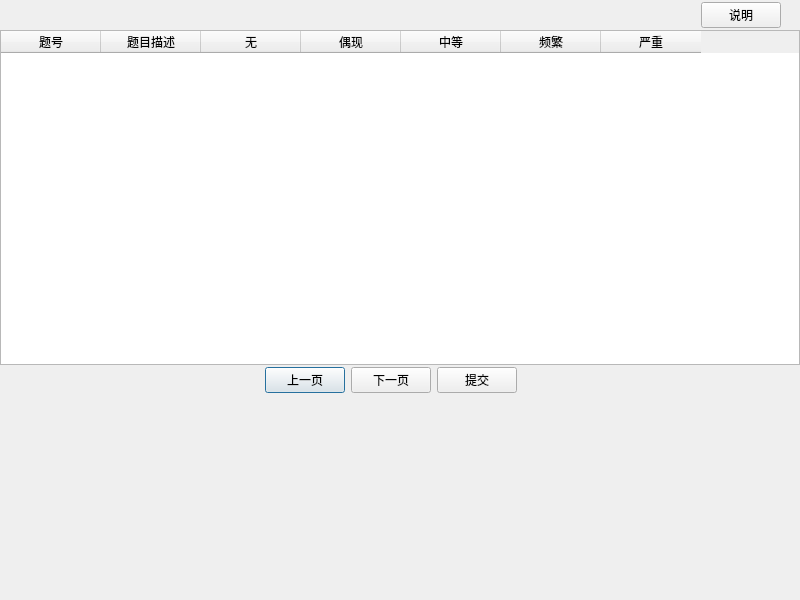
<?xml version="1.0" encoding="UTF-8"?>
<ui version="4.0">
 <class>SCL_90</class>
 <widget class="QDialog" name="SCL_90">
  <property name="geometry">
   <rect>
    <x>0</x>
    <y>0</y>
    <width>800</width>
    <height>600</height>
   </rect>
  </property>
  <property name="windowTitle">
   <string>Dialog</string>
  </property>
  <widget class="QStackedWidget" name="stackedWidget">
   <property name="geometry">
    <rect>
     <x>-10</x>
     <y>0</y>
     <width>811</width>
     <height>591</height>
    </rect>
   </property>
   <property name="currentIndex">
    <number>0</number>
   </property>
   <widget class="QWidget" name="page">
    <widget class="QWidget" name="horizontalLayoutWidget_3">
     <property name="geometry">
      <rect>
       <x>10</x>
       <y>440</y>
       <width>781</width>
       <height>41</height>
      </rect>
     </property>
     <layout class="QHBoxLayout" name="horizontalLayout_3">
      <item>
       <spacer name="horizontalSpacer_5">
        <property name="orientation">
         <enum>Qt::Orientation::Horizontal</enum>
        </property>
        <property name="sizeHint" stdset="0">
         <size>
          <width>40</width>
          <height>20</height>
         </size>
        </property>
       </spacer>
      </item>
      <item>
       <widget class="QLabel" name="hint">
        <property name="text">
         <string/>
        </property>
       </widget>
      </item>
      <item>
       <spacer name="horizontalSpacer_4">
        <property name="orientation">
         <enum>Qt::Orientation::Horizontal</enum>
        </property>
        <property name="sizeHint" stdset="0">
         <size>
          <width>40</width>
          <height>20</height>
         </size>
        </property>
       </spacer>
      </item>
     </layout>
    </widget>
    <widget class="QWidget" name="horizontalLayoutWidget_2">
     <property name="geometry">
      <rect>
       <x>10</x>
       <y>360</y>
       <width>781</width>
       <height>41</height>
      </rect>
     </property>
     <layout class="QHBoxLayout" name="horizontalLayout_2">
      <item>
       <spacer name="horizontalSpacer_2">
        <property name="orientation">
         <enum>Qt::Orientation::Horizontal</enum>
        </property>
        <property name="sizeHint" stdset="0">
         <size>
          <width>40</width>
          <height>20</height>
         </size>
        </property>
       </spacer>
      </item>
      <item>
       <widget class="QPushButton" name="prePage">
        <property name="text">
         <string>上一页</string>
        </property>
       </widget>
      </item>
      <item>
       <widget class="QPushButton" name="nextPage">
        <property name="text">
         <string>下一页</string>
        </property>
       </widget>
      </item>
      <item>
       <widget class="QPushButton" name="submit">
        <property name="text">
         <string>提交</string>
        </property>
       </widget>
      </item>
      <item>
       <spacer name="horizontalSpacer_3">
        <property name="orientation">
         <enum>Qt::Orientation::Horizontal</enum>
        </property>
        <property name="sizeHint" stdset="0">
         <size>
          <width>40</width>
          <height>20</height>
         </size>
        </property>
       </spacer>
      </item>
     </layout>
    </widget>
    <widget class="QTableWidget" name="Main_table">
     <property name="geometry">
      <rect>
       <x>10</x>
       <y>30</y>
       <width>800</width>
       <height>335</height>
      </rect>
     </property>
     <property name="font">
      <font>
       <pointsize>9</pointsize>
      </font>
     </property>
     <property name="styleSheet">
      <string notr="true">selection-background-color: rgb(200, 200, 200);
alternate-background-color: rgb(210, 239, 255);</string>
     </property>
     <property name="editTriggers">
      <set>QAbstractItemView::EditTrigger::NoEditTriggers</set>
     </property>
     <property name="rowCount">
      <number>0</number>
     </property>
     <attribute name="verticalHeaderVisible">
      <bool>false</bool>
     </attribute>
     <column>
      <property name="text">
       <string>题号</string>
      </property>
     </column>
     <column>
      <property name="text">
       <string>题目描述</string>
      </property>
     </column>
     <column>
      <property name="text">
       <string>无</string>
      </property>
     </column>
     <column>
      <property name="text">
       <string>偶现</string>
      </property>
     </column>
     <column>
      <property name="text">
       <string>中等</string>
      </property>
     </column>
     <column>
      <property name="text">
       <string>频繁</string>
      </property>
     </column>
     <column>
      <property name="text">
       <string>严重</string>
      </property>
     </column>
    </widget>
    <widget class="QWidget" name="horizontalLayoutWidget">
     <property name="geometry">
      <rect>
       <x>10</x>
       <y>0</y>
       <width>781</width>
       <height>31</height>
      </rect>
     </property>
     <layout class="QHBoxLayout" name="horizontalLayout">
      <item>
       <spacer name="horizontalSpacer">
        <property name="orientation">
         <enum>Qt::Orientation::Horizontal</enum>
        </property>
        <property name="sizeHint" stdset="0">
         <size>
          <width>40</width>
          <height>20</height>
         </size>
        </property>
       </spacer>
      </item>
      <item>
       <widget class="QPushButton" name="pushButton_3">
        <property name="text">
         <string>说明</string>
        </property>
       </widget>
      </item>
     </layout>
    </widget>
    <widget class="QWidget" name="horizontalLayoutWidget_4">
     <property name="geometry">
      <rect>
       <x>10</x>
       <y>400</y>
       <width>781</width>
       <height>41</height>
      </rect>
     </property>
     <layout class="QHBoxLayout" name="horizontalLayout_4">
      <item>
       <spacer name="horizontalSpacer_6">
        <property name="orientation">
         <enum>Qt::Orientation::Horizontal</enum>
        </property>
        <property name="sizeHint" stdset="0">
         <size>
          <width>40</width>
          <height>20</height>
         </size>
        </property>
       </spacer>
      </item>
      <item>
       <widget class="QLabel" name="pageHint">
        <property name="text">
         <string/>
        </property>
       </widget>
      </item>
      <item>
       <spacer name="horizontalSpacer_7">
        <property name="orientation">
         <enum>Qt::Orientation::Horizontal</enum>
        </property>
        <property name="sizeHint" stdset="0">
         <size>
          <width>40</width>
          <height>20</height>
         </size>
        </property>
       </spacer>
      </item>
     </layout>
    </widget>
   </widget>
   <widget class="QWidget" name="page_2">
    <widget class="QWidget" name="horizontalLayoutWidget_7">
     <property name="geometry">
      <rect>
       <x>20</x>
       <y>10</y>
       <width>771</width>
       <height>151</height>
      </rect>
     </property>
     <layout class="QHBoxLayout" name="horizontalLayout_7">
      <item>
       <layout class="QVBoxLayout" name="verticalLayout_2">
        <item>
         <widget class="QLabel" name="label">
          <property name="font">
           <font>
            <pointsize>18</pointsize>
           </font>
          </property>
          <property name="text">
           <string>总项目数        90</string>
          </property>
          <property name="alignment">
           <set>Qt::AlignmentFlag::AlignCenter</set>
          </property>
         </widget>
        </item>
        <item>
         <layout class="QHBoxLayout" name="horizontalLayout_11">
          <item>
           <widget class="QLabel" name="label_7">
            <property name="font">
             <font>
              <pointsize>11</pointsize>
             </font>
            </property>
            <property name="text">
             <string>总分</string>
            </property>
            <property name="alignment">
             <set>Qt::AlignmentFlag::AlignCenter</set>
            </property>
           </widget>
          </item>
          <item>
           <widget class="QLabel" name="sum">
            <property name="font">
             <font>
              <pointsize>13</pointsize>
             </font>
            </property>
            <property name="text">
             <string>0</string>
            </property>
            <property name="alignment">
             <set>Qt::AlignmentFlag::AlignCenter</set>
            </property>
           </widget>
          </item>
         </layout>
        </item>
        <item>
         <layout class="QHBoxLayout" name="horizontalLayout_12">
          <item>
           <widget class="QLabel" name="label_8">
            <property name="font">
             <font>
              <pointsize>11</pointsize>
             </font>
            </property>
            <property name="text">
             <string>均分</string>
            </property>
            <property name="alignment">
             <set>Qt::AlignmentFlag::AlignCenter</set>
            </property>
           </widget>
          </item>
          <item>
           <widget class="QLabel" name="avr">
            <property name="font">
             <font>
              <pointsize>13</pointsize>
             </font>
            </property>
            <property name="text">
             <string>0</string>
            </property>
            <property name="alignment">
             <set>Qt::AlignmentFlag::AlignCenter</set>
            </property>
           </widget>
          </item>
         </layout>
        </item>
       </layout>
      </item>
      <item>
       <layout class="QHBoxLayout" name="horizontalLayout_5">
        <item>
         <layout class="QVBoxLayout" name="verticalLayout">
          <item>
           <layout class="QHBoxLayout" name="horizontalLayout_8">
            <item>
             <widget class="QLabel" name="label_4">
              <property name="font">
               <font>
                <pointsize>11</pointsize>
               </font>
              </property>
              <property name="text">
               <string>阴性项目数</string>
              </property>
              <property name="alignment">
               <set>Qt::AlignmentFlag::AlignCenter</set>
              </property>
             </widget>
            </item>
            <item>
             <widget class="QLabel" name="negative_count">
              <property name="font">
               <font>
                <pointsize>13</pointsize>
               </font>
              </property>
              <property name="text">
               <string>0</string>
              </property>
              <property name="alignment">
               <set>Qt::AlignmentFlag::AlignCenter</set>
              </property>
             </widget>
            </item>
           </layout>
          </item>
          <item>
           <layout class="QHBoxLayout" name="horizontalLayout_6">
            <item>
             <widget class="QLabel" name="label_3">
              <property name="font">
               <font>
                <pointsize>11</pointsize>
               </font>
              </property>
              <property name="text">
               <string>阳性项目数</string>
              </property>
              <property name="alignment">
               <set>Qt::AlignmentFlag::AlignCenter</set>
              </property>
             </widget>
            </item>
            <item>
             <widget class="QLabel" name="positive_count">
              <property name="font">
               <font>
                <pointsize>13</pointsize>
               </font>
              </property>
              <property name="text">
               <string>0</string>
              </property>
              <property name="alignment">
               <set>Qt::AlignmentFlag::AlignCenter</set>
              </property>
             </widget>
            </item>
           </layout>
          </item>
          <item>
           <layout class="QHBoxLayout" name="horizontalLayout_9">
            <item>
             <widget class="QLabel" name="label_5">
              <property name="font">
               <font>
                <pointsize>11</pointsize>
               </font>
              </property>
              <property name="text">
               <string>阳性项目分</string>
              </property>
              <property name="alignment">
               <set>Qt::AlignmentFlag::AlignCenter</set>
              </property>
             </widget>
            </item>
            <item>
             <widget class="QLabel" name="positive_sum">
              <property name="font">
               <font>
                <pointsize>13</pointsize>
               </font>
              </property>
              <property name="text">
               <string>0</string>
              </property>
              <property name="alignment">
               <set>Qt::AlignmentFlag::AlignCenter</set>
              </property>
             </widget>
            </item>
           </layout>
          </item>
          <item>
           <layout class="QHBoxLayout" name="horizontalLayout_10">
            <item>
             <widget class="QLabel" name="label_6">
              <property name="font">
               <font>
                <pointsize>11</pointsize>
               </font>
              </property>
              <property name="text">
               <string>阳性项目均分</string>
              </property>
              <property name="alignment">
               <set>Qt::AlignmentFlag::AlignCenter</set>
              </property>
             </widget>
            </item>
            <item>
             <widget class="QLabel" name="positive_avr">
              <property name="font">
               <font>
                <pointsize>13</pointsize>
               </font>
              </property>
              <property name="text">
               <string>0</string>
              </property>
              <property name="alignment">
               <set>Qt::AlignmentFlag::AlignCenter</set>
              </property>
             </widget>
            </item>
           </layout>
          </item>
         </layout>
        </item>
       </layout>
      </item>
     </layout>
    </widget>
    <widget class="QTableWidget" name="PointTable">
     <property name="geometry">
      <rect>
       <x>20</x>
       <y>160</y>
       <width>301</width>
       <height>291</height>
      </rect>
     </property>
     <property name="editTriggers">
      <set>QAbstractItemView::EditTrigger::NoEditTriggers</set>
     </property>
     <row>
      <property name="text">
       <string>躯体化</string>
      </property>
     </row>
     <row>
      <property name="text">
       <string>强迫症状</string>
      </property>
     </row>
     <row>
      <property name="text">
       <string>人际关系敏感</string>
      </property>
     </row>
     <row>
      <property name="text">
       <string>抑郁</string>
      </property>
     </row>
     <row>
      <property name="text">
       <string>焦虑</string>
      </property>
     </row>
     <row>
      <property name="text">
       <string>敌对</string>
      </property>
     </row>
     <row>
      <property name="text">
       <string>恐怖</string>
      </property>
     </row>
     <row>
      <property name="text">
       <string>精神病性</string>
      </property>
     </row>
     <row>
      <property name="text">
       <string>其它</string>
      </property>
     </row>
     <column>
      <property name="text">
       <string>单项分</string>
      </property>
     </column>
     <column>
      <property name="text">
       <string>因子均分</string>
      </property>
     </column>
    </widget>
    <widget class="QPushButton" name="pushButton">
     <property name="geometry">
      <rect>
       <x>650</x>
       <y>500</y>
       <width>131</width>
       <height>51</height>
      </rect>
     </property>
     <property name="text">
      <string>退出</string>
     </property>
    </widget>
    <widget class="QTextBrowser" name="textBrowser">
     <property name="geometry">
      <rect>
       <x>320</x>
       <y>160</y>
       <width>471</width>
       <height>291</height>
      </rect>
     </property>
     <property name="html">
      <string>&lt;!DOCTYPE HTML PUBLIC &quot;-//W3C//DTD HTML 4.0//EN&quot; &quot;http://www.w3.org/TR/REC-html40/strict.dtd&quot;&gt;
&lt;html&gt;&lt;head&gt;&lt;meta name=&quot;qrichtext&quot; content=&quot;1&quot; /&gt;&lt;meta charset=&quot;utf-8&quot; /&gt;&lt;style type=&quot;text/css&quot;&gt;
p, li { white-space: pre-wrap; }
hr { height: 1px; border-width: 0; }
li.unchecked::marker { content: &quot;\2610&quot;; }
li.checked::marker { content: &quot;\2612&quot;; }
&lt;/style&gt;&lt;/head&gt;&lt;body style=&quot; font-family:'Microsoft YaHei UI'; font-size:9pt; font-weight:400; font-style:normal;&quot;&gt;
&lt;p align=&quot;justify&quot; style=&quot;-qt-paragraph-type:empty; margin-top:0px; margin-bottom:0px; margin-left:0px; margin-right:0px; -qt-block-indent:0; text-indent:0px;&quot;&gt;&lt;br /&gt;&lt;/p&gt;
&lt;p align=&quot;justify&quot; style=&quot; margin-top:0px; margin-bottom:0px; margin-left:0px; margin-right:0px; -qt-block-indent:0; text-indent:0px;&quot;&gt;&lt;span style=&quot; font-size:8pt;&quot;&gt;---各维度解释---&lt;/span&gt;&lt;/p&gt;
&lt;p align=&quot;justify&quot; style=&quot;-qt-paragraph-type:empty; margin-top:0px; margin-bottom:0px; margin-left:0px; margin-right:0px; -qt-block-indent:0; text-indent:0px; font-size:8pt;&quot;&gt;&lt;br /&gt;&lt;/p&gt;
&lt;p align=&quot;justify&quot; style=&quot;-qt-paragraph-type:empty; margin-top:0px; margin-bottom:0px; margin-left:0px; margin-right:0px; -qt-block-indent:0; text-indent:0px; font-size:8pt;&quot;&gt;&lt;br /&gt;&lt;/p&gt;
&lt;p align=&quot;justify&quot; style=&quot; margin-top:0px; margin-bottom:0px; margin-left:0px; margin-right:0px; -qt-block-indent:0; text-indent:0px;&quot;&gt;&lt;span style=&quot; font-family:'微软雅黑'; font-size:8pt; color:#663300;&quot;&gt;1.&lt;/span&gt;&lt;span style=&quot; font-family:'微软雅黑'; font-size:8pt; font-weight:700; color:#663300;&quot;&gt; 躯体化&lt;/span&gt;&lt;span style=&quot; font-family:'微软雅黑'; font-size:8pt; color:#663300;&quot;&gt;。主要反映主观的身体不适感。包括心血管、肠胃道、呼吸道系统主诉不适和头疼、脊病、肌肉酸痛、以及焦虑的其它躯体表现。&lt;/span&gt;&lt;/p&gt;
&lt;p align=&quot;justify&quot; style=&quot; margin-top:0px; margin-bottom:0px; margin-left:0px; margin-right:0px; -qt-block-indent:0; text-indent:0px;&quot;&gt;&lt;span style=&quot; font-family:'微软雅黑'; font-size:8pt; color:#333333;&quot;&gt;&lt;br /&gt;&lt;/span&gt;&lt;/p&gt;
&lt;p align=&quot;justify&quot; style=&quot; margin-top:0px; margin-bottom:0px; margin-left:0px; margin-right:0px; -qt-block-indent:0; text-indent:0px;&quot;&gt;&lt;span style=&quot; font-family:'微软雅黑'; font-size:8pt; color:#663300;&quot;&gt;2. &lt;/span&gt;&lt;span style=&quot; font-family:'微软雅黑'; font-size:8pt; font-weight:700; color:#663300;&quot;&gt;强迫症状&lt;/span&gt;&lt;span style=&quot; font-family:'微软雅黑'; font-size:8pt; color:#663300;&quot;&gt;。主要指那种明知没有必要，但又无法摆脱的无意义的思想、冲动、行为等表现，还有一些比较一般的感知障碍(如脑子变空了，记忆力不行等)，也在这一因子中反映。&lt;/span&gt;&lt;/p&gt;
&lt;p align=&quot;justify&quot; style=&quot; margin-top:0px; margin-bottom:0px; margin-left:0px; margin-right:0px; -qt-block-indent:0; text-indent:0px;&quot;&gt;&lt;span style=&quot; font-family:'微软雅黑'; font-size:8pt; color:#333333;&quot;&gt;&lt;br /&gt;&lt;/span&gt;&lt;/p&gt;
&lt;p align=&quot;justify&quot; style=&quot; margin-top:0px; margin-bottom:0px; margin-left:0px; margin-right:0px; -qt-block-indent:0; text-indent:0px;&quot;&gt;&lt;span style=&quot; font-family:'微软雅黑'; font-size:8pt; color:#663300;&quot;&gt;3. &lt;/span&gt;&lt;span style=&quot; font-family:'微软雅黑'; font-size:8pt; font-weight:700; color:#663300;&quot;&gt;人际关系敏感&lt;/span&gt;&lt;span style=&quot; font-family:'微软雅黑'; font-size:8pt; color:#663300;&quot;&gt;。它主要指某些个人不自在感与自卑感，尤其是在与他人相比较时更突出。自卑感、懊丧以及在人事关系明显相处不好的人，往往是这一因子高分现象。&lt;/span&gt;&lt;/p&gt;
&lt;p align=&quot;justify&quot; style=&quot; margin-top:0px; margin-bottom:0px; margin-left:0px; margin-right:0px; -qt-block-indent:0; text-indent:0px;&quot;&gt;&lt;span style=&quot; font-family:'微软雅黑'; font-size:8pt; color:#333333;&quot;&gt;&lt;br /&gt;&lt;/span&gt;&lt;/p&gt;
&lt;p align=&quot;justify&quot; style=&quot; margin-top:0px; margin-bottom:0px; margin-left:0px; margin-right:0px; -qt-block-indent:0; text-indent:0px;&quot;&gt;&lt;span style=&quot; font-family:'微软雅黑'; font-size:8pt; color:#663300;&quot;&gt;4. &lt;/span&gt;&lt;span style=&quot; font-family:'微软雅黑'; font-size:8pt; font-weight:700; color:#663300;&quot;&gt;抑郁&lt;/span&gt;&lt;span style=&quot; font-family:'微软雅黑'; font-size:8pt; color:#663300;&quot;&gt;。它反映的是临床上抑郁症状群相联系的广泛的概念。抑郁苦闷的感情和心境是代表性症状，它还以对生活的兴趣减退，缺乏活动愿望、丧失活动力等为特征，并包括失望、悲叹、与抑郁相联系的其他感知及躯体方面的问题。该因子中有几个项目包括了死亡、自杀等概念。&lt;/span&gt;&lt;/p&gt;
&lt;p align=&quot;justify&quot; style=&quot; margin-top:0px; margin-bottom:0px; margin-left:0px; margin-right:0px; -qt-block-indent:0; text-indent:0px;&quot;&gt;&lt;span style=&quot; font-family:'微软雅黑'; font-size:8pt; color:#333333;&quot;&gt;&lt;br /&gt;&lt;/span&gt;&lt;/p&gt;
&lt;p align=&quot;justify&quot; style=&quot; margin-top:0px; margin-bottom:0px; margin-left:0px; margin-right:0px; -qt-block-indent:0; text-indent:0px;&quot;&gt;&lt;span style=&quot; font-family:'微软雅黑'; font-size:8pt; color:#663300;&quot;&gt;5. &lt;/span&gt;&lt;span style=&quot; font-family:'微软雅黑'; font-size:8pt; font-weight:700; color:#663300;&quot;&gt;焦虑&lt;/span&gt;&lt;span style=&quot; font-family:'微软雅黑'; font-size:8pt; color:#663300;&quot;&gt;。它包括一些通常在临床上明显与焦虑症状相联系的症状与体验。一般指那些无法静息、神经过敏、紧张、以及由此产生躯体征象，那种游离不定的焦虑及惊恐发作是本因子的主要内容，它还包括有一个反映“解体”的项目。&lt;/span&gt;&lt;/p&gt;
&lt;p align=&quot;justify&quot; style=&quot; margin-top:0px; margin-bottom:0px; margin-left:0px; margin-right:0px; -qt-block-indent:0; text-indent:0px;&quot;&gt;&lt;span style=&quot; font-family:'微软雅黑'; font-size:8pt; color:#333333;&quot;&gt;&lt;br /&gt;&lt;/span&gt;&lt;/p&gt;
&lt;p align=&quot;justify&quot; style=&quot; margin-top:0px; margin-bottom:0px; margin-left:0px; margin-right:0px; -qt-block-indent:0; text-indent:0px;&quot;&gt;&lt;span style=&quot; font-family:'微软雅黑'; font-size:8pt; color:#663300;&quot;&gt;6. &lt;/span&gt;&lt;span style=&quot; font-family:'微软雅黑'; font-size:8pt; font-weight:700; color:#663300;&quot;&gt;敌对&lt;/span&gt;&lt;span style=&quot; font-family:'微软雅黑'; font-size:8pt; color:#663300;&quot;&gt;。这里主要以三个方面来反映病人的敌对表现：思想、感情及行为。其项目包括从厌烦、争论、摔物、直至争斗和不可抑制的冲动爆发等各个方面。&lt;/span&gt;&lt;/p&gt;
&lt;p align=&quot;justify&quot; style=&quot; margin-top:0px; margin-bottom:0px; margin-left:0px; margin-right:0px; -qt-block-indent:0; text-indent:0px;&quot;&gt;&lt;span style=&quot; font-family:'微软雅黑'; font-size:8pt; color:#333333;&quot;&gt;&lt;br /&gt;&lt;/span&gt;&lt;/p&gt;
&lt;p align=&quot;justify&quot; style=&quot; margin-top:0px; margin-bottom:0px; margin-left:0px; margin-right:0px; -qt-block-indent:0; text-indent:0px;&quot;&gt;&lt;span style=&quot; font-family:'微软雅黑'; font-size:8pt; color:#663300;&quot;&gt;7. &lt;/span&gt;&lt;span style=&quot; font-family:'微软雅黑'; font-size:8pt; font-weight:700; color:#663300;&quot;&gt;恐怖&lt;/span&gt;&lt;span style=&quot; font-family:'微软雅黑'; font-size:8pt; color:#663300;&quot;&gt;。它与传统的恐怖症状或广场恐怖症所反映的内容基本一致，恐惧的对象包括出门旅行、空旷场地、人群、或公共场合及交通工具。此外还有反映社交恐怖的项目。&lt;/span&gt;&lt;/p&gt;
&lt;p align=&quot;justify&quot; style=&quot; margin-top:0px; margin-bottom:0px; margin-left:0px; margin-right:0px; -qt-block-indent:0; text-indent:0px;&quot;&gt;&lt;span style=&quot; font-family:'微软雅黑'; font-size:8pt; color:#333333;&quot;&gt;&lt;br /&gt;&lt;/span&gt;&lt;/p&gt;
&lt;p align=&quot;justify&quot; style=&quot; margin-top:0px; margin-bottom:0px; margin-left:0px; margin-right:0px; -qt-block-indent:0; text-indent:0px;&quot;&gt;&lt;span style=&quot; font-family:'微软雅黑'; font-size:8pt; color:#663300;&quot;&gt;8. &lt;/span&gt;&lt;span style=&quot; font-family:'微软雅黑'; font-size:8pt; font-weight:700; color:#663300;&quot;&gt;偏执&lt;/span&gt;&lt;span style=&quot; font-family:'微软雅黑'; font-size:8pt; color:#663300;&quot;&gt;。偏执是一个十分复杂的概念：本因子只是包括了它的一些基本内容，主要是指思维方面，如投射性思维、敌对、猜疑、关系妄想、妄想、被动体验和夸大等。&lt;/span&gt;&lt;/p&gt;
&lt;p align=&quot;justify&quot; style=&quot; margin-top:0px; margin-bottom:0px; margin-left:0px; margin-right:0px; -qt-block-indent:0; text-indent:0px;&quot;&gt;&lt;span style=&quot; font-family:'微软雅黑'; font-size:8pt; color:#333333;&quot;&gt;&lt;br /&gt;&lt;/span&gt;&lt;/p&gt;
&lt;p align=&quot;justify&quot; style=&quot; margin-top:0px; margin-bottom:0px; margin-left:0px; margin-right:0px; -qt-block-indent:0; text-indent:0px;&quot;&gt;&lt;span style=&quot; font-family:'微软雅黑'; font-size:8pt; color:#663300;&quot;&gt;9. &lt;/span&gt;&lt;span style=&quot; font-family:'微软雅黑'; font-size:8pt; font-weight:700; color:#663300;&quot;&gt;精神病性&lt;/span&gt;&lt;span style=&quot; font-family:'微软雅黑'; font-size:8pt; color:#663300;&quot;&gt;。它包括有幻听、思维播散、被控制感、思维被插入等反映精神分裂症择定状项目。&lt;/span&gt;&lt;/p&gt;
&lt;p align=&quot;justify&quot; style=&quot; margin-top:0px; margin-bottom:0px; margin-left:0px; margin-right:0px; -qt-block-indent:0; text-indent:0px;&quot;&gt;&lt;span style=&quot; font-family:'微软雅黑'; font-size:8pt; color:#333333;&quot;&gt;&lt;br /&gt;&lt;/span&gt;&lt;/p&gt;
&lt;p align=&quot;justify&quot; style=&quot; margin-top:0px; margin-bottom:0px; margin-left:0px; margin-right:0px; -qt-block-indent:0; text-indent:0px;&quot;&gt;&lt;span style=&quot; font-family:'微软雅黑'; font-size:8pt; color:#663300;&quot;&gt;10. &lt;/span&gt;&lt;span style=&quot; font-family:'微软雅黑'; font-size:8pt; font-weight:700; color:#663300;&quot;&gt;其它&lt;/span&gt;&lt;span style=&quot; font-family:'微软雅黑'; font-size:8pt; color:#663300;&quot;&gt;。主要反映睡眠及饮食情况。&lt;/span&gt;&lt;/p&gt;&lt;/body&gt;&lt;/html&gt;</string>
     </property>
    </widget>
    <widget class="QTextBrowser" name="textBrowser_2">
     <property name="geometry">
      <rect>
       <x>20</x>
       <y>450</y>
       <width>621</width>
       <height>111</height>
      </rect>
     </property>
     <property name="html">
      <string>&lt;!DOCTYPE HTML PUBLIC &quot;-//W3C//DTD HTML 4.0//EN&quot; &quot;http://www.w3.org/TR/REC-html40/strict.dtd&quot;&gt;
&lt;html&gt;&lt;head&gt;&lt;meta name=&quot;qrichtext&quot; content=&quot;1&quot; /&gt;&lt;meta charset=&quot;utf-8&quot; /&gt;&lt;style type=&quot;text/css&quot;&gt;
p, li { white-space: pre-wrap; }
hr { height: 1px; border-width: 0; }
li.unchecked::marker { content: &quot;\2610&quot;; }
li.checked::marker { content: &quot;\2612&quot;; }
&lt;/style&gt;&lt;/head&gt;&lt;body style=&quot; font-family:'Microsoft YaHei UI'; font-size:9pt; font-weight:400; font-style:normal;&quot;&gt;
&lt;p style=&quot; margin-top:0px; margin-bottom:0px; margin-left:0px; margin-right:0px; -qt-block-indent:0; text-indent:0px;&quot;&gt;&lt;span style=&quot; font-family:'ui-sans-serif','system-ui','sans-serif','Apple Color Emoji','Segoe UI Emoji','Segoe UI Symbol','Noto Color Emoji'; font-size:10pt; font-weight:700; color:#1f2329; background-color:#ffffff;&quot;&gt;本测试结果基于SCL-90量表设计，仅为自我评估参考，在任何场合下不构成医学诊断或治疗依据。&lt;/span&gt;&lt;/p&gt;
&lt;p style=&quot; margin-top:0px; margin-bottom:0px; margin-left:0px; margin-right:0px; -qt-block-indent:0; text-indent:0px;&quot;&gt;&lt;span style=&quot; font-family:'ui-sans-serif','system-ui','sans-serif','Apple Color Emoji','Segoe UI Emoji','Segoe UI Symbol','Noto Color Emoji'; font-size:10pt; color:#1f2329; background-color:#ffffff;&quot;&gt;测试数据由用户自行填写，结果准确性依赖于填写真实性，软件不承担数据误差相关责任。若存在心理困扰或健康问题，请及时咨询专业医师或心理工作者。&lt;/span&gt;&lt;/p&gt;
&lt;p style=&quot; margin-top:0px; margin-bottom:0px; margin-left:0px; margin-right:0px; -qt-block-indent:0; text-indent:0px;&quot;&gt;&lt;span style=&quot; font-family:'ui-sans-serif','system-ui','sans-serif','Apple Color Emoji','Segoe UI Emoji','Segoe UI Symbol','Noto Color Emoji'; font-size:10pt; color:#1f2329; background-color:#ffffff;&quot;&gt;血的教训：&lt;/span&gt;&lt;span style=&quot; font-family:'ui-sans-serif','system-ui','sans-serif','Apple Color Emoji','Segoe UI Emoji','Segoe UI Symbol','Noto Color Emoji'; font-size:10pt; font-weight:700; color:#1f2329; background-color:#ffffff;&quot;&gt;切勿仅凭本结果自行判断或采取干预措施。&lt;/span&gt;&lt;/p&gt;&lt;/body&gt;&lt;/html&gt;</string>
     </property>
    </widget>
   </widget>
  </widget>
 </widget>
 <resources/>
 <connections/>
</ui>
